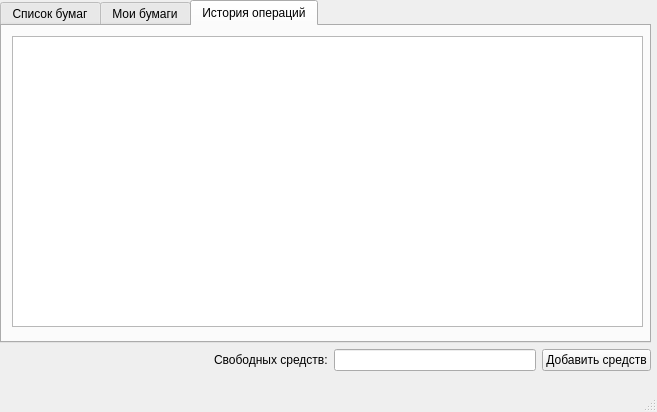
<?xml version="1.0" encoding="UTF-8"?>
<ui version="4.0">
 <class>ClientMainWindow</class>
 <widget class="QMainWindow" name="ClientMainWindow">
  <property name="geometry">
   <rect>
    <x>0</x>
    <y>0</y>
    <width>657</width>
    <height>412</height>
   </rect>
  </property>
  <property name="windowTitle">
   <string>ClientMainWindow</string>
  </property>
  <widget class="QWidget" name="centralwidget">
   <widget class="QWidget" name="gridLayoutWidget">
    <property name="geometry">
     <rect>
      <x>0</x>
      <y>0</y>
      <width>651</width>
      <height>371</height>
     </rect>
    </property>
    <layout class="QGridLayout" name="gridLayout">
     <item row="0" column="0" colspan="5">
      <widget class="QTabWidget" name="tabWidget">
       <property name="currentIndex">
        <number>2</number>
       </property>
       <widget class="QWidget" name="listSecurities">
        <attribute name="title">
         <string>Список бумаг</string>
        </attribute>
        <widget class="QWidget" name="verticalLayoutWidget">
         <property name="geometry">
          <rect>
           <x>10</x>
           <y>10</y>
           <width>631</width>
           <height>291</height>
          </rect>
         </property>
         <layout class="QVBoxLayout" name="verticalLayout">
          <item>
           <widget class="QTableView" name="securitesView"/>
          </item>
         </layout>
        </widget>
       </widget>
       <widget class="QWidget" name="mySecurities">
        <attribute name="title">
         <string>Мои бумаги</string>
        </attribute>
        <widget class="QWidget" name="verticalLayoutWidget_3">
         <property name="geometry">
          <rect>
           <x>10</x>
           <y>10</y>
           <width>631</width>
           <height>291</height>
          </rect>
         </property>
         <layout class="QVBoxLayout" name="verticalLayout_3">
          <item>
           <widget class="QTableView" name="mySecuritesView"/>
          </item>
         </layout>
        </widget>
       </widget>
       <widget class="QWidget" name="historyInvestition">
        <attribute name="title">
         <string>История операций</string>
        </attribute>
        <widget class="QWidget" name="verticalLayoutWidget_2">
         <property name="geometry">
          <rect>
           <x>10</x>
           <y>10</y>
           <width>631</width>
           <height>291</height>
          </rect>
         </property>
         <layout class="QVBoxLayout" name="verticalLayout_2">
          <item>
           <widget class="QTableView" name="historyView"/>
          </item>
         </layout>
        </widget>
       </widget>
      </widget>
     </item>
     <item row="1" column="4">
      <widget class="QPushButton" name="costButton">
       <property name="text">
        <string>Добавить средств</string>
       </property>
      </widget>
     </item>
     <item row="1" column="1">
      <spacer name="horizontalSpacer">
       <property name="orientation">
        <enum>Qt::Horizontal</enum>
       </property>
       <property name="sizeHint" stdset="0">
        <size>
         <width>40</width>
         <height>20</height>
        </size>
       </property>
      </spacer>
     </item>
     <item row="1" column="2">
      <widget class="QLabel" name="label">
       <property name="text">
        <string>Свободных средств:</string>
       </property>
      </widget>
     </item>
     <item row="1" column="3">
      <widget class="QLineEdit" name="costEdit">
       <property name="readOnly">
        <bool>true</bool>
       </property>
      </widget>
     </item>
    </layout>
   </widget>
  </widget>
  <widget class="QMenuBar" name="menubar">
   <property name="geometry">
    <rect>
     <x>0</x>
     <y>0</y>
     <width>657</width>
     <height>20</height>
    </rect>
   </property>
  </widget>
  <widget class="QStatusBar" name="statusbar"/>
 </widget>
 <resources/>
 <connections>
  <connection>
   <sender>costButton</sender>
   <signal>clicked()</signal>
   <receiver>ClientMainWindow</receiver>
   <slot>addCost()</slot>
   <hints>
    <hint type="sourcelabel">
     <x>598</x>
     <y>378</y>
    </hint>
    <hint type="destinationlabel">
     <x>328</x>
     <y>205</y>
    </hint>
   </hints>
  </connection>
 </connections>
 <slots>
  <slot>addCost()</slot>
 </slots>
</ui>
